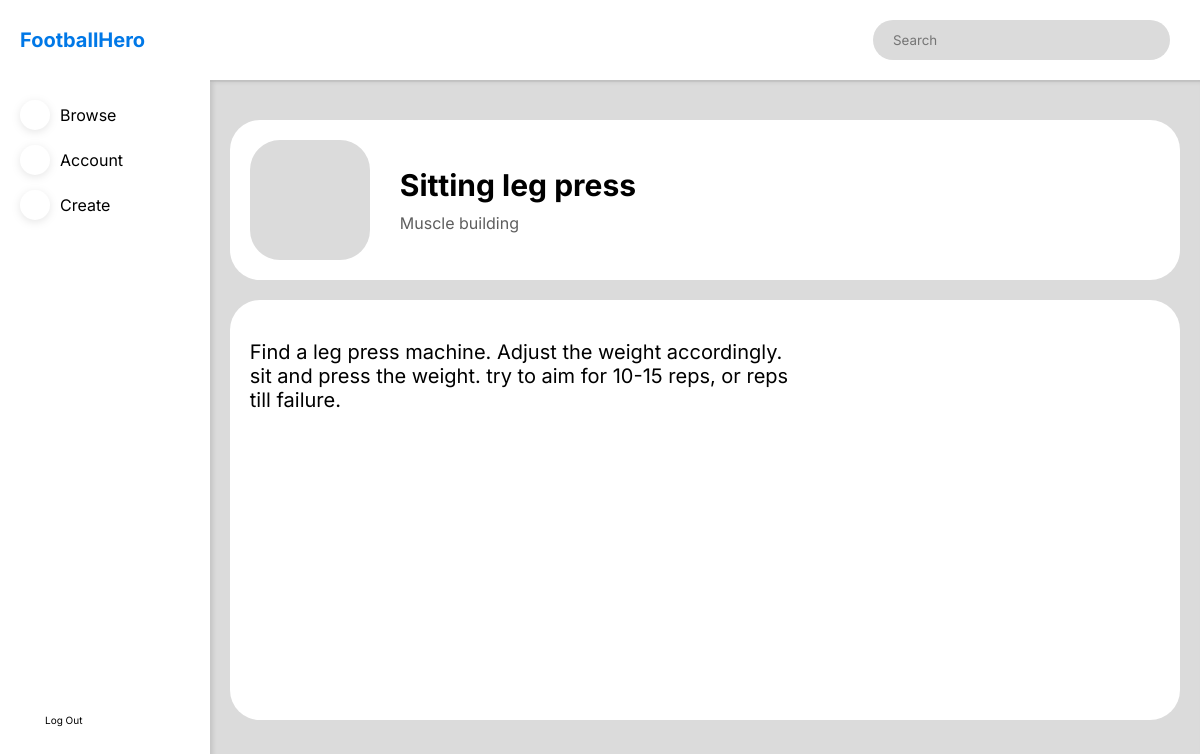
Screenshot of /exercise/1 (signed in) with the database file from the repository.
### website/models.py (models this page shows)
class Exercise(db.Model):
    id = db.Column(db.Integer, primary_key=True)
    name = db.Column(db.String(150), nullable=False)
    type_id = db.Column(db.Integer, db.ForeignKey('type.id'), nullable=False)
    Instructions = db.Column(db.String(1000))

class Type(db.Model):
    id = db.Column(db.Integer, primary_key=True)
    type = db.Column(db.String(150), nullable=False)
    exercise = db.relationship('Exercise')

### website/dashboard.py (the view)
@dashboard.route('/exercise/<int:id>')
def exercise(id):
    if 'user' in session:
        user = session['user']
        exercise = db.session.query(Exercise, Type).join(
            Type).filter(Exercise.id == id).first()
        if exercise:
            return render_template('exercise.html', exercise=exercise)
        else:
            abort(404)
    else:
        return redirect((url_for('auth.signin')))

### website/templates/exercise.html (shortened to what this page needs)
{% extends 'dashboard_template.html' %} {% block content %}
<div class="dashboard-body-element dashboard-body-first dashboard-body-exercise-first">
  <div class="dashboard-body-icon dashboard-body-tag">
    <span class="iconify" data-icon="map:gym"></span>
  </div>
  <div class="dashboard-body-tag dashboard-body-tag-info">
    <p>{{exercise[0].name | capitalize}}</p>
    <p>{{exercise[1].type | capitalize}}</p>
  </div>
</div>
<div class="dashboard-body-element dashboard-body-exercise">
  <div class="dashboard-exercise-instructions">
    {{exercise[0].Instructions}}
  </div>
</div>
{% endblock %}

### website/static/styles.css (style rules this page uses)
* { padding: 0; margin: 0; box-sizing: border-box; font-family: "Inter", "Poppins"; }
:root { --main-color: #0078e7; --secondary-color: #dbdbdb; --background-colour: #ffffff; --text-color-1: #000000; --text-color-2: #5e5e5e; --text-color-3: #ffffff; }
html { scroll-behavior: smooth; }
.dashboard-body-first { margin-top: 40px; }
.dashboard-body-icon { height: 120px; width: 120px; background-color: var(--secondary-color); border-radius: 30px; display: flex; align-items: center; justify-content: center; }
.dashboard-body-icon .iconify { width: 60%; height: 60%; color: var(--text-color-2); }
.dashboard-body-tag p:first-child { margin-bottom: 10px; }
.dashboard-body-exercise { margin-top: 20px; margin-bottom: 200px; height: 60%; }
.dashboard-exercise-instructions { height: 90%; width: 60%; margin: auto; margin-left: 0; font-size: 20px; margin-top: 20px; }
.dashboard-body-element { width: 96%; margin-left: auto; margin-right: auto; background-color: var(--background-colour); padding: 20px; border-radius: 30px; }
.dashboard-body-exercise-first { display: flex; align-items: center; }
.dashboard-body-exercise-first .dashboard-body-tag:not(:first-child) { margin-left: 30px; }
.dashboard-body-tag-info p:not(:first-child) { color: var(--text-color-2); }
.dashboard-body-tag-info p:first-child { font-size: 30px; font-weight: bold; }

### rows the page displays
Exercise: name "Sitting leg press", Instructions "Find a leg press machine. Adjust the weight accordingly. sit and press the weight. try to aim for 10-15 reps, or reps till failure."
Type: type "Muscle building"
